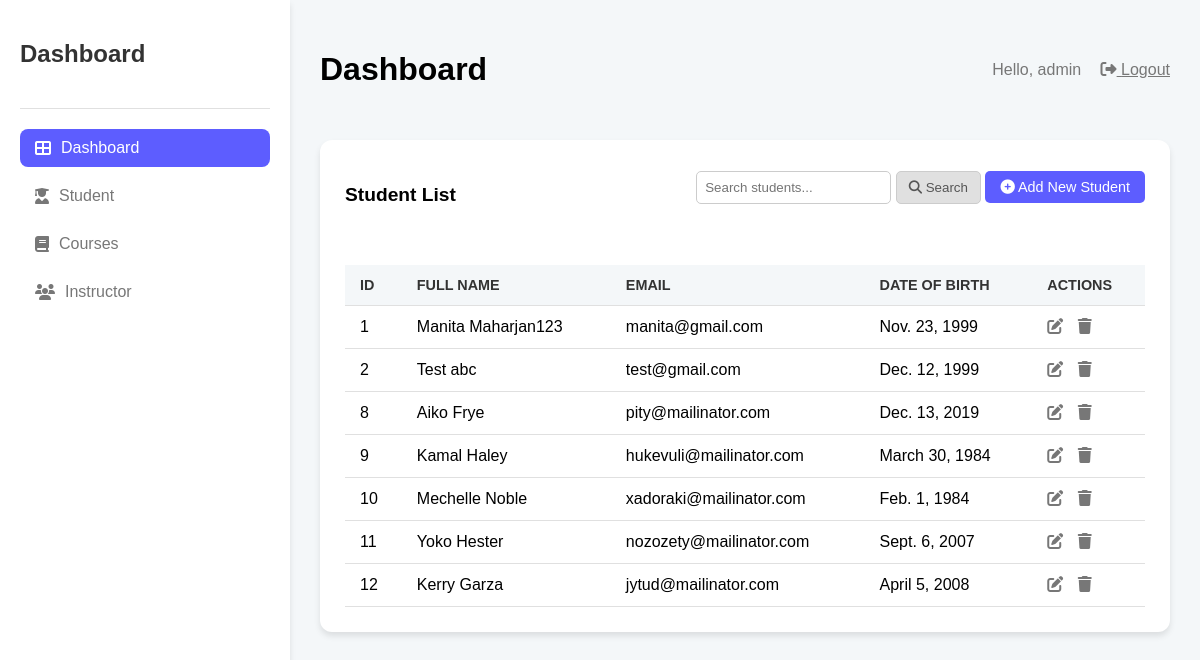
Screenshot of /student/ (signed in) with the database file from the repository.
### student/models.py (models this page shows, shortened)
class Student(models.Model):
    first_name = models.CharField(max_length=100)
    last_name = models.CharField(max_length=100)
    email = models.EmailField(unique=True)
    dob = models.DateField()
    metadata = models.ManyToManyField("Metadata", related_name="students", blank=True)

### student/views.py (the view)
# urls.py: path('student/', views.student_list, name='student_list'),
@login_required
def student_list(request):
    students = Student.objects.all()
    query = request.GET.get('q')
    if query:
        students = students.filter(
            Q(first_name__icontains=query) |
            Q(last_name__icontains=query) |
            Q(email__icontains=query)
        ).distinct()
    return render(request, 'student_app/list_students.html', {'students': students, 'query': query})

### templates/student_app/list_students.html (shortened to what this page needs)
{% extends 'core/dashboard.html' %}
{% load static %}
{% block content %}
<div class="card">
    <div class="card-header">
        <h3>Student List</h3>
        <div class="header-actions" style="display: flex; gap: 10px; align-items: center;">
            <div class="search-container">
                <form method="GET" action="{% url 'student_list' %}" id="search-form">
                <input type="text" name="q" id="search-input" placeholder="Search students..." value="{{ request.GET.q }}">
                <button type="submit"><i class="fa fa-search"></i> Search</button>
            <a href="{% url 'add_student' %}" class="btn"><i class="fa fa-plus-circle"></i> Add New Student</a>
            </form>
            </div>
        </div>
    </div>
    <div class="table-container">
        <table>
            <thead>
                <tr>
                    <th>ID</th>
                    <th>Full Name</th>
                    <th>Email</th>
                    <th>Date of Birth</th>
                    <th>Actions</th>
                </tr>
            </thead>
            <tbody>
                {% if students %}
                    {% for student in students %}
                    <tr>
                        <td>{{ student.pk }}</td>
                        <td>{{ student.first_name }} {{ student.last_name }}</td>
                        <td>{{ student.email }}</td>
                        <td>{{ student.dob }}</td>
                        <td class="actions">
                            {% if user.is_superuser %}
                            <a href="{% url 'edit_student' pk=student.pk %}"><i class="fa fa-edit"></i></a>
                            <a href="#" onclick="event.preventDefault(); confirmAndDelete('{% url 'delete_student' pk=student.pk %}', '{{ student.first_name }} {{ student.last_name }}');">
                                <i class="fa fa-trash"></i>
                            </a>
                            {%endif%}
                        </td>
                    </tr>
                    {% endfor %}
                {% else %}
                <tr>
                    <td colspan="5">No students found.</td>
                </tr>
                {% endif %}
            </tbody>
        </table>
    </div>
</div>
{% endblock content %}

### templates/core/dashboard.html (shortened to what this page needs)
<!DOCTYPE html>
<html lang="en">
<head>
    <link rel="stylesheet" href="https://cdnjs.cloudflare.com/ajax/libs/font-awesome/6.4.0/css/all.min.css">
<body>
    <div class="dashboard-container">
        <div class="sidebar">
            <div class="sidebar-header"><h2>Dashboard</h2></div>
            <ul class="sidebar-menu">
                <li><a href="{% url 'dashboard' %}" class="active"><i class="fa fa-th-large"></i> Dashboard</a></li>
                <li><a href="{% url 'student_list' %}"><i class="fa fa-user-graduate"></i> Student</a></li>
                <li><a href="{% url 'course_list' %}"><i class="fa fa-book"></i> Courses</a></li>
                <li><a href="{% url 'instructor_list' %}"><i class="fa fa-users"></i> Instructor</a></li>
            </ul>
        </div>
        <div class="main-content">
            <div class="header">
                <div>
                    <h1>Dashboard</h1>
                </div>
                <div>
                    {% if user.is_authenticated %}
                        <span style="margin-right:15px; color:#777;">Hello, {{ user.username }}</span>
                        <a href="{% url 'index' %}" style="color:#777;"><i class="fa fa-sign-out-alt"></i> Logout</a>
                    {% else %}
                        <i class="fa fa-search" style="margin-right:15px; color:#777;"></i>
                        <i class="fa fa-bell" style="margin-right:15px; color:#777;"></i>
                        <i class="fa fa-moon" style="color:#777;"></i>
                    {% endif %}
                </div>
            </div>
            {%block content%}{% endblock content %}
            </div>
        </div>
</body>
</html>

### templates/core/dashboard.html (style rules this page uses)
body { font-family: 'Poppins', sans-serif; background-color: #f4f7f9; margin: 0; }
.dashboard-container { display: flex; min-height: 100vh; }
.sidebar { width: 250px; background-color: white; padding: 20px; box-shadow: 0 4px 6px rgba(0,0,0,0.1); }
.sidebar-header { padding-bottom: 20px; border-bottom: 1px solid #e0e0e0; margin-bottom: 20px; }
.sidebar-header h2 { font-size: 1.5rem; color: #333; }
.sidebar-menu { list-style: none; padding: 0; }
.sidebar-menu a { display: flex; align-items: center; padding: 10px 15px; border-radius: 8px; text-decoration: none; color: #777; margin-bottom: 10px; transition: 0.3s; }
.sidebar-menu a.active { background-color: #5d5dff; color: white; }
.sidebar-menu a i { margin-right: 10px; }
.main-content { flex: 1; padding: 30px; }
.header { display: flex; justify-content: space-between; align-items: center; margin-bottom: 30px; }
.header h1 { font-size: 2rem; }
.card { background-color: white; padding: 25px; border-radius: 12px; box-shadow: 0 4px 6px rgba(0,0,0,0.1); }
.card-header { display: flex; justify-content: space-between; align-items: center; margin-bottom: 20px; }
.card-header h3 { font-size: 1.2rem; }

### templates/student_app/list_students.html (style rules this page uses)
.card-header { display: flex; justify-content: space-between; align-items: center; flex-wrap: wrap; gap: 10px; }
.card-header .btn { background-color: #5d5dff; color: white; padding: 8px 15px; border-radius: 5px; text-decoration: none; font-size: 0.9rem; }
.search-container { display: flex; gap: 5px; align-items: center; }
.search-container input { border: 1px solid #ccc; border-radius: 5px; padding: 8px; }
.search-container button { background-color: #e0e0e0; color: #555; border: 1px solid #ccc; border-radius: 5px; padding: 8px 12px; cursor: pointer; }
.table-container { overflow-x: auto; }
table { width: 100%; border-collapse: collapse; margin-top: 20px; }
th, td { text-align: left; padding: 12px 15px; border-bottom: 1px solid #e0e0e0; }
th { background-color: #f4f7f9; font-weight: 600; color: #333; font-size: 0.9rem; text-transform: uppercase; }
.actions i { cursor: pointer; margin-right: 10px; color: #777; transition: color 0.3s; }

### rows the page displays
Student: pk "1", first_name "Manita", last_name "Maharjan123", email "manita@gmail.com", dob "Nov. 23, 1999"
Student: pk "2", first_name "Test", last_name "abc", email "test@gmail.com", dob "Dec. 12, 1999"
Student: pk "8", first_name "Aiko", last_name "Frye", email "pity@mailinator.com", dob "Dec. 13, 2019"
Student: pk "9", first_name "Kamal", last_name "Haley", email "hukevuli@mailinator.com", dob "March 30, 1984"
Student: pk "10", first_name "Mechelle", last_name "Noble", email "xadoraki@mailinator.com", dob "Feb. 1, 1984"
Student: pk "11", first_name "Yoko", last_name "Hester", email "nozozety@mailinator.com", dob "Sept. 6, 2007"
Student: pk "12", first_name "Kerry", last_name "Garza", email "jytud@mailinator.com", dob "April 5, 2008"

### other values shown
{{ user.username }} "admin"
